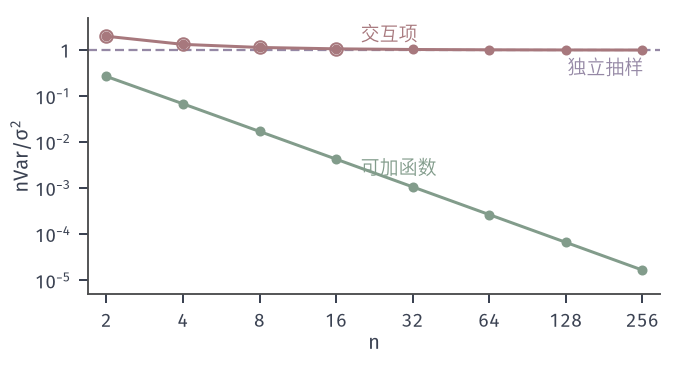

Recreate this plot in Python.
from pathlib import Path
import sys
HERE = Path(__file__).resolve().parent
sys.path.insert(0, str(HERE.parent/"vr-common"))
from vr_fig import *
# Ratio n Var(LHS estimate)/sigma^2 (1 = independent sampling) for even n.
# Additive F(u) = e^{u1} + e^{u2}: exact, Var = 2 n^{-2} sum_k s_k^2 with s_k^2 the variance of e^V, V ~ Unif(stratum k).
# Interaction F(u) = s(u1) s(u2), s = sign(u - 1/2): exact, Var = 1/(n-1) (hypergeometric count), sigma^2 = 1.
# Check: seeded simulation of the interaction case (seed 8, 20000 designs) at n = 2, 4, 8, 16.
s2 = (E*E-1)/2-(E-1)**2
def add_ratio(n):
    a = np.arange(n)/n; h = 1/n
    m = (np.exp(a+h)-np.exp(a))/h; m2 = (np.exp(2*(a+h))-np.exp(2*a))/(2*h)
    return n*(2*(m2-m*m).sum()/n**2)/(2*s2)
ns = np.array([2, 4, 8, 16, 32, 64, 128, 256])
ra = np.array([add_ratio(n) for n in ns]); ri = ns/(ns-1)
rng = np.random.default_rng(8); sim = {}
for n in (2, 4, 8, 16):
    R = 20000; est = np.empty(R)
    for r in range(R):
        U = (np.stack([rng.permutation(n), rng.permutation(n)], 1) + rng.random((n, 2)))/n
        est[r] = np.mean(np.sign(U[:, 0]-.5)*np.sign(U[:, 1]-.5))
    sim[n] = float(n*est.var())
fig, ax = figure(width_mm=96, height_mm=52)
panel(fig, left=.13, right=.97, bottom=.2, top=.95)
ax.axhline(1, color=PURPLE, lw=.9, ls=DASH)
ax.plot(ns, ra, 'o-', color=GREEN, lw=1.2, ms=3)
ax.plot(ns, ri, 'o-', color=RED, lw=1.2, ms=3)
ax.plot(list(sim), list(sim.values()), 'o', ms=5, mfc='none', mec=RED, mew=.8)
ax.set_xscale('log', base=2); ax.set_yscale('log'); ax.set_xlim(1.7, 300); ax.set_ylim(5e-6, 5)
ax.set_xticks(ns); ax.set_xticklabels([str(n) for n in ns]); ax.minorticks_off()
logticks(ax, [-5, -4, -3, -2, -1, 0])
lab(ax, 20, 1.6, '交互项', RED); lab(ax, 20, 2e-3, '可加函数', GREEN); lab(ax, 130, .3, '独立抽样', PURPLE)
axlab(ax, '$n$', r'$n\operatorname{Var}/\sigma^{2}$')
save(fig, HERE, 'figure', {'ns': ns.tolist(), 'additive_ratio': ra.tolist(), 'interaction_ratio': ri.tolist(), 'sim_interaction': sim})
